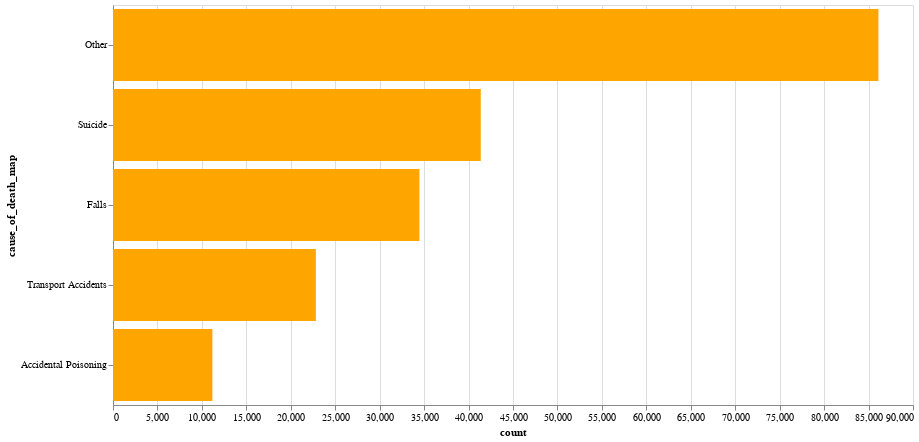

The notebook cell this image was saved under:
### Code cell
causeCounts = ed.groupby("cause_of_death_map").agg({"count": "sum"}).reset_index().sort_values("count", ascending=False).head(10)

alt.Chart(causeCounts).mark_bar(color="orange").encode(
    y=alt.Y("cause_of_death_map", sort=alt.SortField("sum", "count", order="descending")),
    x=alt.X("count"),
    tooltip=causeCounts.columns.tolist()
).properties(
    width=800,
    height=400
)

### Figure 1 — Vega-Lite specification as saved in the notebook (floating-point values rounded to 4 significant figures)
{"$schema": "https://vega.github.io/schema/vega-lite/v2.4.3.json", "config": {"view": {"height": 300, "width": 400}}, "data": {"values": [{"cause_of_death_map": "Other", "count": 86111}, {"cause_of_death_map": "Suicide", "count": 41373}, {"cause_of_death_map": "Falls", "count": 34471}, {"cause_of_death_map": "Transport Accidents", "count": 22824}, {"cause_of_death_map": "Accidental Poisoning", "count": 11180}]}, "encoding": {"tooltip": [{"field": "cause_of_death_map", "type": "nominal"}, {"field": "count", "type": "quantitative"}], "x": {"field": "count", "type": "quantitative"}, "y": {"field": "cause_of_death_map", "sort": {"field": "count", "op": "sum", "order": "descending"}, "type": "nominal"}}, "height": 400, "mark": {"color": "orange", "type": "bar"}, "width": 800}
